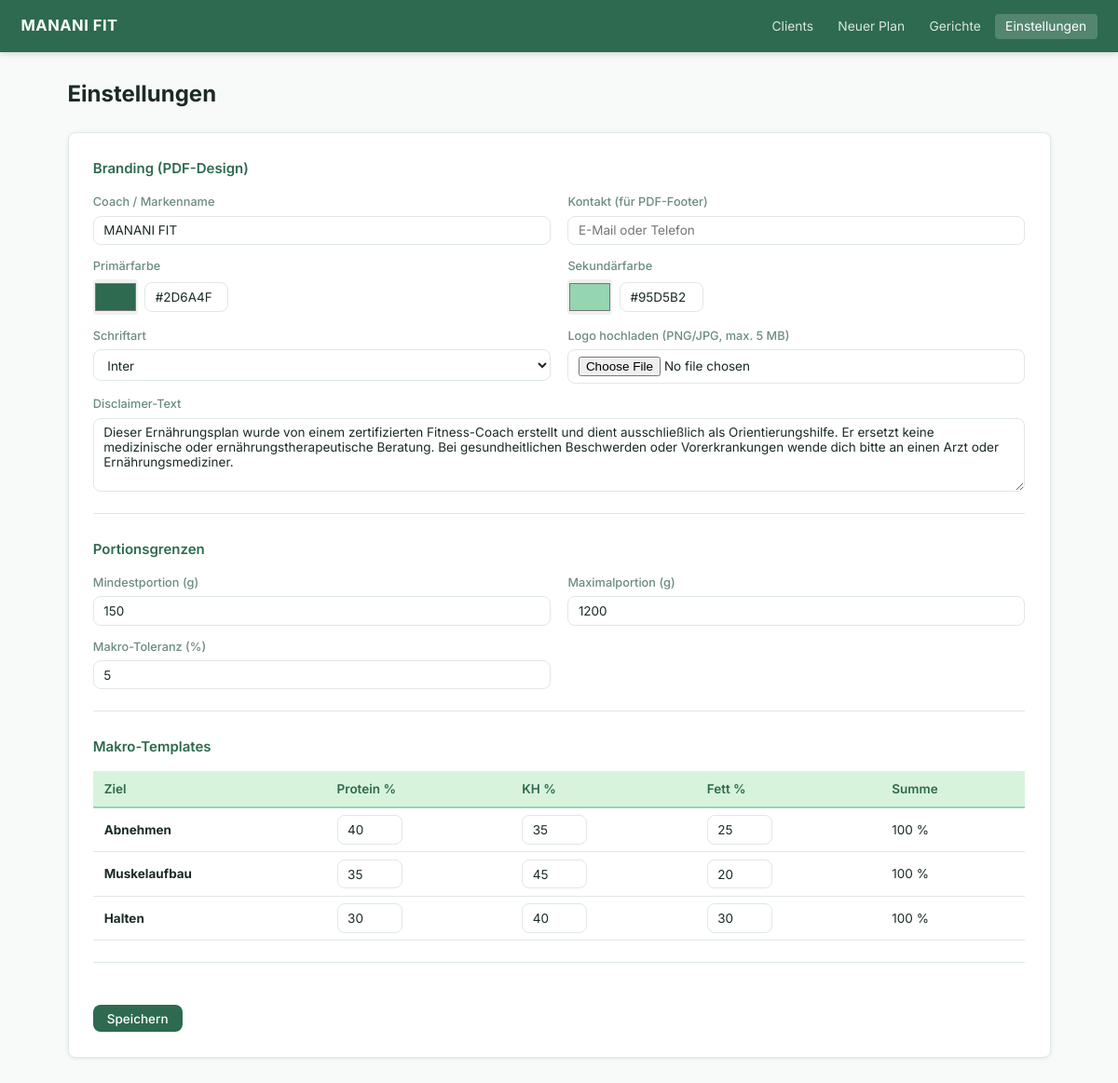
The app's page /settings, older data.
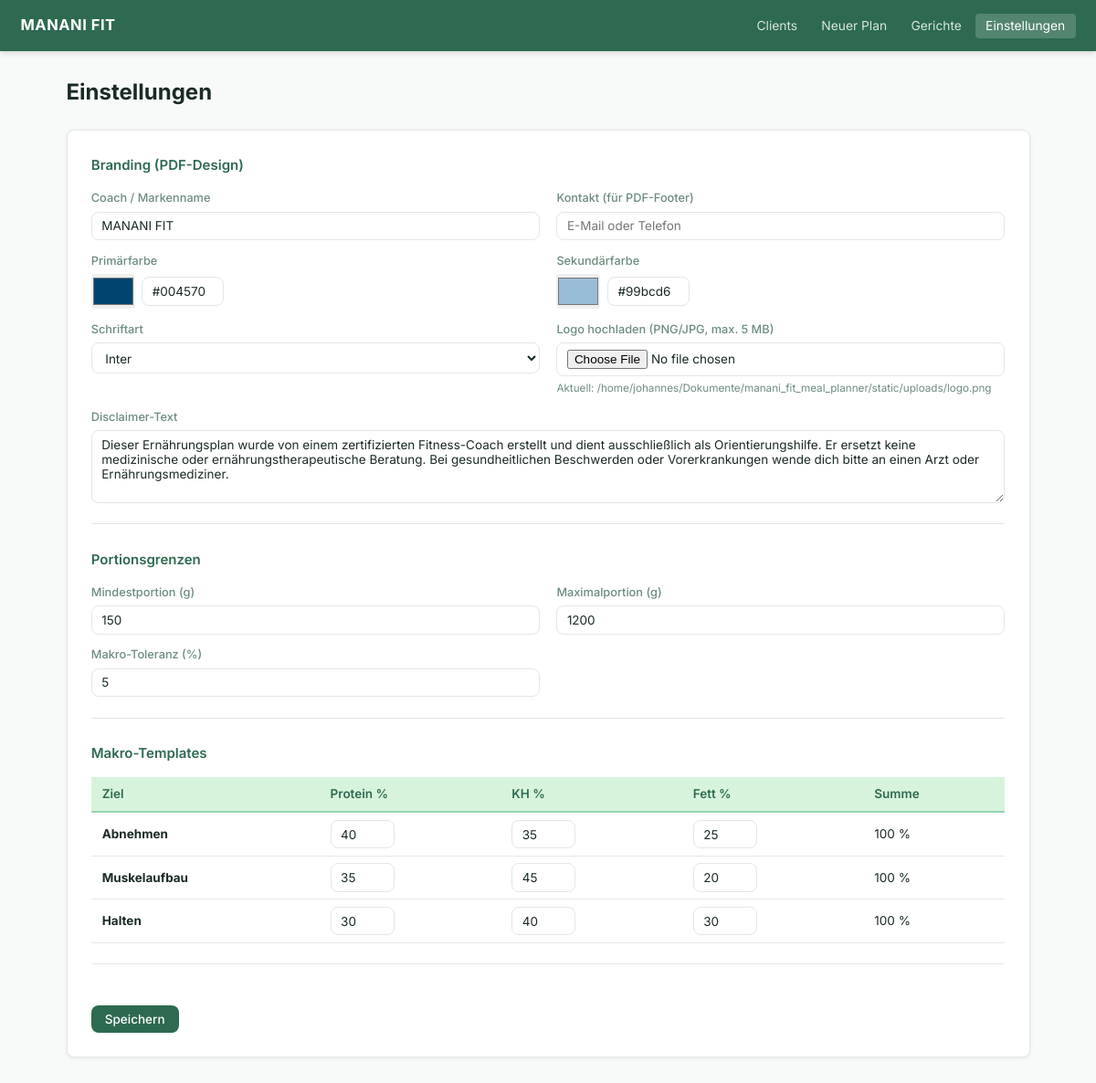
The same page, newer data.
### models.py (models this page shows, shortened)
class AppSettings(db.Model):
    __tablename__ = "app_settings"
    __allow_unmapped__ = True
    key: str = db.Column(db.String(100), primary_key=True)
    value: str | None = db.Column(db.Text)
    @classmethod
    def get(cls, key: str, default: Any = None) -> Any:
        row = cls.query.get(key)
        return row.value if row is not None else default

class MacroTemplate(db.Model):
    __tablename__ = "macro_templates"
    __allow_unmapped__ = True
    id: int = db.Column(db.Integer, primary_key=True)
    goal_name: str = db.Column(db.String(30), nullable=False, unique=True)
    protein_pct: float = db.Column(db.Float, nullable=False)
    carbs_pct: float = db.Column(db.Float, nullable=False)
    fat_pct: float = db.Column(db.Float, nullable=False)

### app.py (the view)
    @app.route("/settings", methods=["GET", "POST"])
    def settings_view():
        macro_templates = MacroTemplate.query.all()
        if request.method == "POST":
            _save_settings()
            flash("Einstellungen gespeichert.", "success")
            return redirect(url_for("settings_view"))
        settings = {
            k: AppSettings.get(k, "")
            for k in [
                "logo_path",
                "primary_color",
                "secondary_color",
                "font_family",
                "coach_name",
                "coach_contact",
                "disclaimer_text",
                "portion_min_g",
                "portion_max_g",
                "macro_tolerance_pct",
            ]
        }
        return render_template(
            "settings.html", settings=settings, macro_templates=macro_templates
        )

### templates/settings.html (shortened to what this page needs)
{% extends "base.html" %}
{% block content %}
<div class="page-header">
  <h1>Einstellungen</h1>
</div>
<form method="post" enctype="multipart/form-data" class="form-card">
  <div class="form-section">
    <h2>Branding (PDF-Design)</h2>
    <div class="form-grid">
      <div class="form-group">
        <label for="coach_name">Coach / Markenname</label>
        <input type="text" id="coach_name" name="coach_name"
               value="{{ settings.coach_name or '' }}">
      </div>
      <div class="form-group">
        <label for="coach_contact">Kontakt (für PDF-Footer)</label>
        <input type="text" id="coach_contact" name="coach_contact"
               value="{{ settings.coach_contact or '' }}"
               placeholder="E-Mail oder Telefon">
      </div>
      <div class="form-group">
        <label for="primary_color">Primärfarbe</label>
        <div style="display:flex; gap:.5rem; align-items:center">
          <input type="color" id="primary_color" name="primary_color"
                 value="{{ settings.primary_color or '#2D6A4F' }}" style="width:48px; height:38px; border:none; cursor:pointer; border-radius:4px">
          <input type="text" name="primary_color_text" value="{{ settings.primary_color or '#2D6A4F' }}"
                 style="width:90px" oninput="document.getElementById('primary_color').value=this.value">
        </div>
      </div>
      <div class="form-group">
        <label for="secondary_color">Sekundärfarbe</label>
        <div style="display:flex; gap:.5rem; align-items:center">
          <input type="color" id="secondary_color" name="secondary_color"
                 value="{{ settings.secondary_color or '#95D5B2' }}" style="width:48px; height:38px; border:none; cursor:pointer; border-radius:4px">
          <input type="text" name="secondary_color_text" value="{{ settings.secondary_color or '#95D5B2' }}"
                 style="width:90px" oninput="document.getElementById('secondary_color').value=this.value">
        </div>
      </div>
      <div class="form-group">
        <label for="font_family">Schriftart</label>
        <select id="font_family" name="font_family">
          {% for f in ['Inter', 'Montserrat', 'Raleway', 'Open Sans'] %}
            <option value="{{ f }}" {% if settings.font_family == f %}selected{% endif %}>{{ f }}</option>
          {% endfor %}
        </select>
      </div>
      <div class="form-group">
        <label for="logo_file">Logo hochladen (PNG/JPG, max. 5 MB)</label>
        <input type="file" id="logo_file" name="logo_file" accept=".png,.jpg,.jpeg">
        {% if settings.logo_path %}
          <small>Aktuell: {{ settings.logo_path }}</small>
        {% endif %}
      </div>
      <div class="form-group form-group--full">
        <label for="disclaimer_text">Disclaimer-Text</label>
        <textarea id="disclaimer_text" name="disclaimer_text" rows="4">{{ settings.disclaimer_text or '' }}</textarea>
      </div>
    </div>
  </div>
  <div class="form-section">
    <h2>Portionsgrenzen</h2>
    <div class="form-grid">
      <div class="form-group">
        <label for="portion_min_g">Mindestportion (g)</label>
        <input type="number" id="portion_min_g" name="portion_min_g" min="50" max="500"
               value="{{ settings.portion_min_g or '150' }}">
      </div>
      <div class="form-group">
        <label for="portion_max_g">Maximalportion (g)</label>
        <input type="number" id="portion_max_g" name="portion_max_g" min="300" max="3000"
               value="{{ settings.portion_max_g or '1200' }}">
      </div>
      <div class="form-group">
        <label for="macro_tolerance_pct">Makro-Toleranz (%)</label>
        <input type="number" id="macro_tolerance_pct" name="macro_tolerance_pct" min="1" max="20"
               value="{{ settings.macro_tolerance_pct or '5' }}">
      </div>
    </div>
  </div>
  <div class="form-section">
    <h2>Makro-Templates</h2>
    <table class="data-table">
      <thead>
        <tr><th>Ziel</th><th>Protein %</th><th>KH %</th><th>Fett %</th><th>Summe</th></tr>
      </thead>
      <tbody>
        {% for tmpl in macro_templates %}
        <tr>
          <td><strong>{{ tmpl.goal_name }}</strong></td>
          <td><input type="number" name="protein_{{ tmpl.goal_name }}" value="{{ tmpl.protein_pct|round|int }}" min="10" max="60" style="width:70px"></td>
          <td><input type="number" name="carbs_{{ tmpl.goal_name }}" value="{{ tmpl.carbs_pct|round|int }}" min="10" max="70" style="width:70px"></td>
          <td><input type="number" name="fat_{{ tmpl.goal_name }}" value="{{ tmpl.fat_pct|round|int }}" min="10" max="50" style="width:70px"></td>
          <td>{{ (tmpl.protein_pct + tmpl.carbs_pct + tmpl.fat_pct)|round|int }} %</td>
        </tr>
        {% endfor %}
      </tbody>
    </table>
  </div>
  <div class="form-actions">
    <button type="submit" class="btn btn--primary">Speichern</button>
  </div>
</form>
{% endblock %}

### templates/base.html (shortened to what this page needs)
<!DOCTYPE html>
<html lang="de">
<head>
  <link rel="stylesheet" href="{{ url_for('static', filename='css/app.css') }}">
</head>
<body>
  <nav class="navbar">
    <a href="{{ url_for('index') }}" class="nav-brand">MANANI FIT</a>
    <ul class="nav-links">
      <li><a href="{{ url_for('clients_list') }}" {% if request.endpoint and 'clients' in request.endpoint %}class="active"{% endif %}>Clients</a></li>
      <li><a href="{{ url_for('plans_new') }}" {% if request.endpoint and 'plans_new' in request.endpoint %}class="active"{% endif %}>Neuer Plan</a></li>
      <li><a href="{{ url_for('dishes_list') }}" {% if request.endpoint and 'dishes' in request.endpoint %}class="active"{% endif %}>Gerichte</a></li>
      <li><a href="{{ url_for('settings_view') }}" {% if request.endpoint == 'settings_view' %}class="active"{% endif %}>Einstellungen</a></li>
    </ul>
  </nav>
  <main class="main-content">
    {% block content %}{% endblock %}
  </main>
</body>
</html>

### static/css/app.css (style rules this page uses)
:root { --primary: #2D6A4F; --primary-light: #40916C; --secondary: #95D5B2; --secondary-light: #D8F3DC; --bg: #F8FAF9; --surface: #FFFFFF; --border: #E0E8E4; --text: #1A2B24; --text-muted: #6B8C7D; --danger: #C0392B; --warning: #E67E22; --success: #27AE60; --radius: 8px; --shadow: 0 1px 4px rgba(0,0,0,.08); --nav-h: 56px; }
*, *::before, *::after { box-sizing: border-box; margin: 0; padding: 0; }
html { font-size: 15px; }
body { font-family: 'Inter', system-ui, sans-serif; background: var(--bg); color: var(--text); line-height: 1.55; min-height: 100vh; }
a { color: var(--primary); text-decoration: none; }
.navbar { position: sticky; top: 0; z-index: 100; height: var(--nav-h); background: var(--primary); color: white; display: flex; align-items: center; padding: 0 1.5rem; gap: 2rem; box-shadow: 0 2px 6px rgba(0,0,0,.15); }
.nav-brand { font-weight: 700; font-size: 1.1rem; letter-spacing: .5px; color: white; flex-shrink: 0; }
.nav-links { list-style: none; display: flex; gap: .25rem; margin-left: auto; }
.nav-links a { color: rgba(255,255,255,.82); padding: .35rem .75rem; border-radius: 4px; font-size: .92rem; transition: background .15s; }
.nav-links a:hover, .nav-links a.active { background: rgba(255,255,255,.18); color: white; text-decoration: none; }
.main-content { max-width: 1100px; margin: 0 auto; padding: 1.75rem 1.5rem 3rem; }
.page-header { display: flex; align-items: flex-start; justify-content: space-between; gap: 1rem; margin-bottom: 1.5rem; flex-wrap: wrap; }
.page-header h1 { font-size: 1.6rem; font-weight: 700; color: var(--text); }
.btn { display: inline-flex; align-items: center; gap: .35rem; padding: .45rem 1rem; border-radius: var(--radius); border: none; cursor: pointer; font-size: .9rem; font-weight: 500; font-family: inherit; transition: filter .15s, opacity .15s; text-decoration: none !important; white-space: nowrap; }
.btn--primary { background: var(--primary); color: white; }
.data-table { width: 100%; border-collapse: collapse; font-size: .9rem; }
.data-table th { background: var(--secondary-light); color: var(--primary); font-weight: 600; text-align: left; padding: .55rem .8rem; border-bottom: 2px solid var(--secondary); }
.data-table td { padding: .5rem .8rem; border-bottom: 1px solid var(--border); vertical-align: middle; }
.form-card { background: var(--surface); border: 1px solid var(--border); border-radius: var(--radius); padding: 1.75rem; box-shadow: var(--shadow); }
.form-section { margin-bottom: 1.75rem; padding-bottom: 1.5rem; border-bottom: 1px solid var(--border); }
.form-section h2 { font-size: 1rem; font-weight: 600; color: var(--primary); margin-bottom: 1rem; }
.form-grid { display: grid; grid-template-columns: 1fr 1fr; gap: .85rem 1.25rem; }
.form-group { display: flex; flex-direction: column; gap: .3rem; }
.form-group--full { grid-column: 1 / -1; }
label { font-size: .85rem; font-weight: 500; color: var(--text-muted); }
input[type="text"], input[type="email"], input[type="number"], input[type="date"], input[type="file"], select, textarea { border: 1px solid var(--border); border-radius: var(--radius); padding: .45rem .7rem; font-size: .9rem; font-family: inherit; color: var(--text); background: white; width: 100%; transition: border-color .15s; }
small { font-size: .78rem; color: var(--text-muted); }
.form-actions { display: flex; gap: .75rem; align-items: center; padding-top: 1.25rem; flex-wrap: wrap; }

Row changes from the older to the newer data that the page shows:
changed AppSettings (number 2 of 8 on the later page): primary_color "#2d6a4f" → "#004570"; primary_color_text "#2D6A4F" → "#004570"
changed AppSettings: secondary_color "#95d5b2" → "#99bcd6"; secondary_color_text "#95D5B2" → "#99bcd6"
now on this page (row edited): AppSettings: logo_path "/home/johannes/Dokumente/manani_fit_meal_planner/static/uploads/logo.png"
Text that changed along with them:
text now shown: "Aktuell:"
